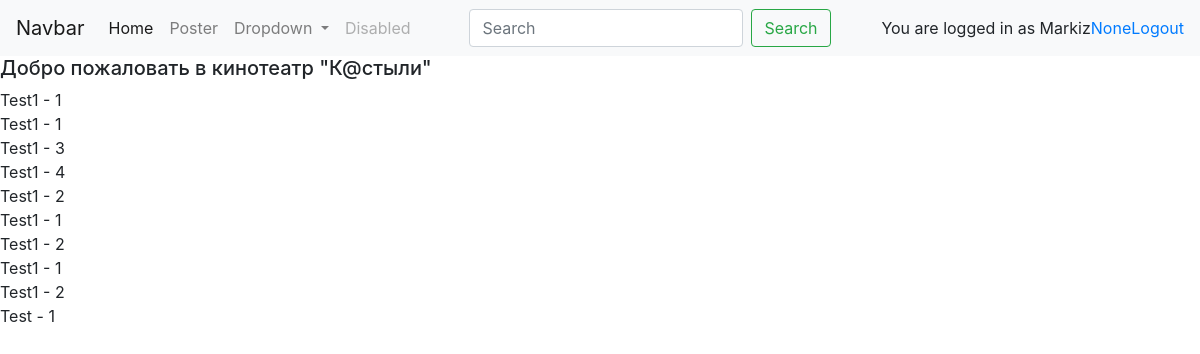
/basket/ (signed in), run on an earlier commit of the app's database.
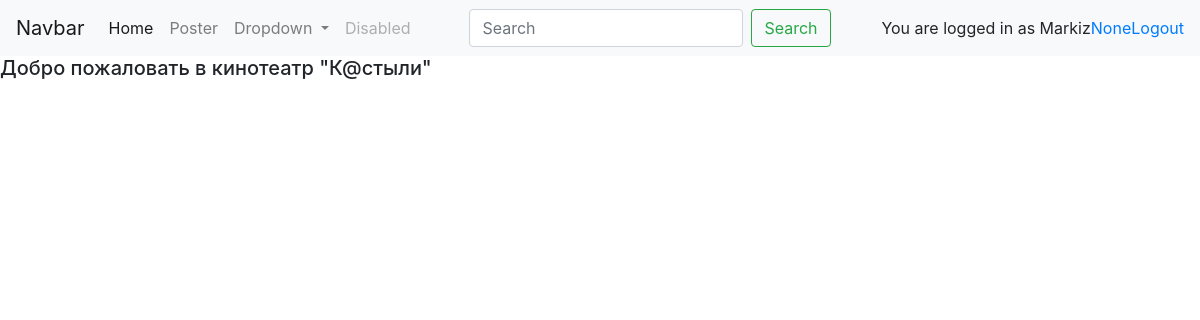
And on a later commit of the database.
### authenticate/models.py (models this page shows)
class User(AbstractUser):
    wallet = models.DecimalField(max_digits=10, decimal_places=2, blank=True, null=True)

### cinema_box_office/models.py (models this page shows)
class Ticket(models.Model):
    quantity = models.IntegerField(null=True)
    session = models.ForeignKey(Session, on_delete=models.CASCADE)
    user = models.ForeignKey(User, on_delete=models.CASCADE)
    def __str__(self):
        return f'{self.session}'

class Session(models.Model):
    name = models.CharField(max_length=200)
    start_at = models.DateTimeField()  # не уверен что это правильное решение
    end_at = models.DateTimeField()
    rental_start_at = models.DateTimeField()
    rental_end_at = models.DateTimeField()
    ticket_price = models.DecimalField(max_digits=5, decimal_places=2)
    cinema_hall = models.ForeignKey(CinemaHall, on_delete=models.CASCADE)
    movie = models.ForeignKey(Movie, on_delete=models.CASCADE)
    seats = models.PositiveIntegerField(blank=True,null=True)
    class Meta:
        ordering = ['-start_at', ]
    def __str__(self):
        return f'{self.name}'

### cinema_box_office/views.py (the view)
# urls.py: path('basket/', BasketListView.as_view(), name='basket'),
class BasketListView(ListView):
    model = Ticket
    context_object_name = 'tickets'
    template_name = 'cinema_box_office/basket.html'
    def get_queryset(self):
        return Ticket.objects.filter(user=self.request.user)

### templates/cinema_box_office/basket.html
{% extends 'base.html' %}
{% block content %}
{% for ticket in tickets %}
    <form action="">
    {{ ticket }} - {{ ticket.quantity }}
    </form>
{% endfor %}
    {% endblock %}

### templates/base.html (shortened to what this page needs)
<!DOCTYPE html>
<html lang="en">
<head>
    <link rel="stylesheet" href="https://stackpath.bootstrapcdn.com/bootstrap/4.4.1/css/bootstrap.min.css"
>
</head>
<body>
    <nav class="navbar navbar-expand-lg navbar-light bg-light">
        <a class="navbar-brand" href="#">Navbar</a>
        <div class="collapse navbar-collapse" id="navbarSupportedContent">
            <ul class="navbar-nav mr-auto">
                <li class="nav-item active">
                    <a class="nav-link" href="/">Home <span class="sr-only">(current)</span></a>
                </li>
                <li class="nav-item">
                    <a class="nav-link" href="#">Poster</a>
                </li>
                <li class="nav-item dropdown">
                    <a class="nav-link dropdown-toggle" href="#" id="navbarDropdown" role="button"
                        data-toggle="dropdown" aria-haspopup="true" aria-expanded="false">
                        Dropdown
                    </a>
                </li>
                <li class="nav-item">
                    <a class="nav-link disabled" href="#" tabindex="-1" aria-disabled="true">Disabled</a>
                </li>
            </ul>
            <form class="form-inline my-2 my-lg-0">
                <input class="form-control mr-sm-2" type="search" placeholder="Search" aria-label="Search">
                <button class="btn btn-outline-success my-2 my-sm-0" type="submit">Search</button>
            </form>
            <ul class="navbar-nav ml-auto">
                {% if not request.user.is_authenticated %}
                    <a class="nav-link" href="{% url 'login' %}">Sign In</a>
                    <a class="nav-link" href="{% url 'register' %}">Sign Up</a>
                {% else %}
                    <a href="" ></a>You are logged in as {{ request.user }}</a>
                    <a href="">{{ request.user.wallet }}</a>
                    <a href="{% url 'logout' %}">Logout</a>
                {% endif %}
            </ul>
        </div>
    </nav>
 <h5>Добро пожаловать в кинотеатр "К@стыли"</h5>
    {% block content %}
    {% endblock %}
</body>
</html>

What changed in the data, as far as the page shows it:
removed Ticket: session.name "Test1", quantity "1"
removed Ticket: session.name "Test1", quantity "1"
removed Ticket: session.name "Test1", quantity "3"
removed Ticket: session.name "Test1", quantity "4"
removed Ticket: session.name "Test1", quantity "2"
removed Ticket: session.name "Test1", quantity "1"
removed Ticket: session.name "Test1", quantity "2"
removed Ticket: session.name "Test1", quantity "1"
removed Ticket: session.name "Test1", quantity "2"
removed Ticket: session.name "Test", quantity "1"
